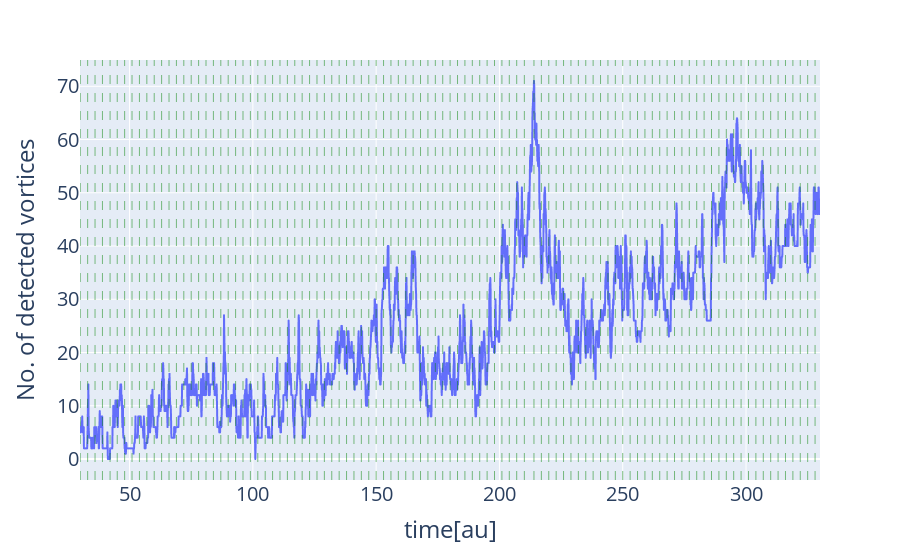

Source (notebook cell):
### Markdown cell above
# Plot presenting number of detected vortices in time

### Code cell
fig = px.line(df_detected)
for t in metrics_time_range:
    fig.add_vline(x=t, line_dash="dash", line_color="green", line_width=0.5)
fig.update_layout(font=dict(size=20))
fig.update_layout(xaxis={'title': 'time[au]'}, 
                  yaxis={'title': 'No. of detected vortices'})
fig.update(layout_showlegend=False)

### Figure 1 — Plotly figure (JSON) as saved in the notebook; plotly's stock layout.template omitted (floating-point values rounded to 4 significant figures; data arrays with more than 128 entries replaced by an {"elided": "..."} marker saying what was removed)
{"data": [{"hovertemplate": "variable=detected<br>time=%{x}<br>value=%{y}<extra></extra>", "legendgroup": "detected", "line": {"color": "#636efa", "dash": "solid"}, "marker": {"symbol": "circle"}, "mode": "lines", "name": "detected", "showlegend": true, "type": "scattergl", "x": {"elided": "3001 float values"}, "xaxis": "x", "y": {"elided": "3001 int values"}, "yaxis": "y"}], "layout": {"font": {"size": 20}, "legend": {"title": {"text": "variable"}, "tracegroupgap": 0}, "margin": {"t": 60}, "shapes": [{"line": {"color": "green", "dash": "dash", "width": 0.5}, "type": "line", "x0": 30, "x1": 30, "xref": "x", "y0": 0, "y1": 1, "yref": "y domain"}, {"line": {"color": "green", "dash": "dash", "width": 0.5}, "type": "line", "x0": 33, "x1": 33, "xref": "x", "y0": 0, "y1": 1, "yref": "y domain"}, {"line": {"color": "green", "dash": "dash", "width": 0.5}, "type": "line", "x0": 36, "x1": 36, "xref": "x", "y0": 0, "y1": 1, "yref": "y domain"}, {"line": {"color": "green", "dash": "dash", "width": 0.5}, "type": "line", "x0": 39, "x1": 39, "xref": "x", "y0": 0, "y1": 1, "yref": "y domain"}, {"line": {"color": "green", "dash": "dash", "width": 0.5}, "type": "line", "x0": 42.1, "x1": 42.1, "xref": "x", "y0": 0, "y1": 1, "yref": "y domain"}, {"line": {"color": "green", "dash": "dash", "width": 0.5}, "type": "line", "x0": 45, "x1": 45, "xref": "x", "y0": 0, "y1": 1, "yref": "y domain"}, {"line": {"color": "green", "dash": "dash", "width": 0.5}, "type": "line", "x0": 48, "x1": 48, "xref": "x", "y0": 0, "y1": 1, "yref": "y domain"}, {"line": {"color": "green", "dash": "dash", "width": 0.5}, "type": "line", "x0": 51, "x1": 51, "xref": "x", "y0": 0, "y1": 1, "yref": "y domain"}, {"line": {"color": "green", "dash": "dash", "width": 0.5}, "type": "line", "x0": 54, "x1": 54, "xref": "x", "y0": 0, "y1": 1, "yref": "y domain"}, {"line": {"color": "green", "dash": "dash", "width": 0.5}, "type": "line", "x0": 57, "x1": 57, "xref": "x", "y0": 0, "y1": 1, "yref": "y domain"}, {"line": {"color": "green", "dash": "dash", "width": 0.5}, "type": "line", "x0": 60, "x1": 60, "xref": "x", "y0": 0, "y1": 1, "yref": "y domain"}, {"line": {"color": "green", "dash": "dash", "width": 0.5}, "type": "line", "x0": 63, "x1": 63, "xref": "x", "y0": 0, "y1": 1, "yref": "y domain"}, {"line": {"color": "green", "dash": "dash", "width": 0.5}, "type": "line", "x0": 66, "x1": 66, "xref": "x", "y0": 0, "y1": 1, "yref": "y domain"}, {"line": {"color": "green", "dash": "dash", "width": 0.5}, "type": "line", "x0": 69, "x1": 69, "xref": "x", "y0": 0, "y1": 1, "yref": "y domain"}, {"line": {"color": "green", "dash": "dash", "width": 0.5}, "type": "line", "x0": 72, "x1": 72, "xref": "x", "y0": 0, "y1": 1, "yref": "y domain"}, {"line": {"color": "green", "dash": "dash", "width": 0.5}, "type": "line", "x0": 75, "x1": 75, "xref": "x", "y0": 0, "y1": 1, "yref": "y domain"}, {"line": {"color": "green", "dash": "dash", "width": 0.5}, "type": "line", "x0": 78, "x1": 78, "xref": "x", "y0": 0, "y1": 1, "yref": "y domain"}, {"line": {"color": "green", "dash": "dash", "width": 0.5}, "type": "line", "x0": 81, "x1": 81, "xref": "x", "y0": 0, "y1": 1, "yref": "y domain"}, {"line": {"color": "green", "dash": "dash", "width": 0.5}, "type": "line", "x0": 84, "x1": 84, "xref": "x", "y0": 0, "y1": 1, "yref": "y domain"}, {"line": {"color": "green", "dash": "dash", "width": 0.5}, "type": "line", "x0": 87, "x1": 87, "xref": "x", "y0": 0, "y1": 1, "yref": "y domain"}, {"line": {"color": "green", "dash": "dash", "width": 0.5}, "type": "line", "x0": 90, "x1": 90, "xref": "x", "y0": 0, "y1": 1, "yref": "y domain"}, {"line": {"color": "green", "dash": "dash", "width": 0.5}, "type": "line", "x0": 93, "x1": 93, "xref": "x", "y0": 0, "y1": 1, "yref": "y domain"}, {"line": {"color": "green", "dash": "dash", "width": 0.5}, "type": "line", "x0": 96, "x1": 96, "xref": "x", "y0": 0, "y1": 1, "yref": "y domain"}, {"line": {"color": "green", "dash": "dash", "width": 0.5}, "type": "line", "x0": 99, "x1": 99, "xref": "x", "y0": 0, "y1": 1, "yref": "y domain"}, {"line": {"color": "green", "dash": "dash", "width": 0.5}, "type": "line", "x0": 102, "x1": 102, "xref": "x", "y0": 0, "y1": 1, "yref": "y domain"}, {"line": {"color": "green", "dash": "dash", "width": 0.5}, "type": "line", "x0": 105, "x1": 105, "xref": "x", "y0": 0, "y1": 1, "yref": "y domain"}, {"line": {"color": "green", "dash": "dash", "width": 0.5}, "type": "line", "x0": 108, "x1": 108, "xref": "x", "y0": 0, "y1": 1, "yref": "y domain"}, {"line": {"color": "green", "dash": "dash", "width": 0.5}, "type": "line", "x0": 111, "x1": 111, "xref": "x", "y0": 0, "y1": 1, "yref": "y domain"}, {"line": {"color": "green", "dash": "dash", "width": 0.5}, "type": "line", "x0": 114, "x1": 114, "xref": "x", "y0": 0, "y1": 1, "yref": "y domain"}, {"line": {"color": "green", "dash": "dash", "width": 0.5}, "type": "line", "x0": 117, "x1": 117, "xref": "x", "y0": 0, "y1": 1, "yref": "y domain"}, {"line": {"color": "green", "dash": "dash", "width": 0.5}, "type": "line", "x0": 120, "x1": 120, "xref": "x", "y0": 0, "y1": 1, "yref": "y domain"}, {"line": {"color": "green", "dash": "dash", "width": 0.5}, "type": "line", "x0": 123, "x1": 123, "xref": "x", "y0": 0, "y1": 1, "yref": "y domain"}, {"line": {"color": "green", "dash": "dash", "width": 0.5}, "type": "line", "x0": 126, "x1": 126, "xref": "x", "y0": 0, "y1": 1, "yref": "y domain"}, {"line": {"color": "green", "dash": "dash", "width": 0.5}, "type": "line", "x0": 129, "x1": 129, "xref": "x", "y0": 0, "y1": 1, "yref": "y domain"}, {"line": {"color": "green", "dash": "dash", "width": 0.5}, "type": "line", "x0": 132, "x1": 132, "xref": "x", "y0": 0, "y1": 1, "yref": "y domain"}, {"line": {"color": "green", "dash": "dash", "width": 0.5}, "type": "line", "x0": 135, "x1": 135, "xref": "x", "y0": 0, "y1": 1, "yref": "y domain"}, {"line": {"color": "green", "dash": "dash", "width": 0.5}, "type": "line", "x0": 138, "x1": 138, "xref": "x", "y0": 0, "y1": 1, "yref": "y domain"}, {"line": {"color": "green", "dash": "dash", "width": 0.5}, "type": "line", "x0": 141, "x1": 141, "xref": "x", "y0": 0, "y1": 1, "yref": "y domain"}, {"line": {"color": "green", "dash": "dash", "width": 0.5}, "type": "line", "x0": 144, "x1": 144, "xref": "x", "y0": 0, "y1": 1, "yref": "y domain"}, {"line": {"color": "green", "dash": "dash", "width": 0.5}, "type": "line", "x0": 147, "x1": 147, "xref": "x", "y0": 0, "y1": 1, "yref": "y domain"}, {"line": {"color": "green", "dash": "dash", "width": 0.5}, "type": "line", "x0": 150, "x1": 150, "xref": "x", "y0": 0, "y1": 1, "yref": "y domain"}, {"line": {"color": "green", "dash": "dash", "width": 0.5}, "type": "line", "x0": 153, "x1": 153, "xref": "x", "y0": 0, "y1": 1, "yref": "y domain"}, {"line": {"color": "green", "dash": "dash", "width": 0.5}, "type": "line", "x0": 156, "x1": 156, "xref": "x", "y0": 0, "y1": 1, "yref": "y domain"}, {"line": {"color": "green", "dash": "dash", "width": 0.5}, "type": "line", "x0": 159, "x1": 159, "xref": "x", "y0": 0, "y1": 1, "yref": "y domain"}, {"line": {"color": "green", "dash": "dash", "width": 0.5}, "type": "line", "x0": 162, "x1": 162, "xref": "x", "y0": 0, "y1": 1, "yref": "y domain"}, {"line": {"color": "green", "dash": "dash", "width": 0.5}, "type": "line", "x0": 165, "x1": 165, "xref": "x", "y0": 0, "y1": 1, "yref": "y domain"}, {"line": {"color": "green", "dash": "dash", "width": 0.5}, "type": "line", "x0": 168, "x1": 168, "xref": "x", "y0": 0, "y1": 1, "yref": "y domain"}, {"line": {"color": "green", "dash": "dash", "width": 0.5}, "type": "line", "x0": 171, "x1": 171, "xref": "x", "y0": 0, "y1": 1, "yref": "y domain"}, {"line": {"color": "green", "dash": "dash", "width": 0.5}, "type": "line", "x0": 174, "x1": 174, "xref": "x", "y0": 0, "y1": 1, "yref": "y domain"}, {"line": {"color": "green", "dash": "dash", "width": 0.5}, "type": "line", "x0": 177, "x1": 177, "xref": "x", "y0": 0, "y1": 1, "yref": "y domain"}, {"line": {"color": "green", "dash": "dash", "width": 0.5}, "type": "line", "x0": 180, "x1": 180, "xref": "x", "y0": 0, "y1": 1, "yref": "y domain"}, {"line": {"color": "green", "dash": "dash", "width": 0.5}, "type": "line", "x0": 183, "x1": 183, "xref": "x", "y0": 0, "y1": 1, "yref": "y domain"}, {"line": {"color": "green", "dash": "dash", "width": 0.5}, "type": "line", "x0": 186, "x1": 186, "xref": "x", "y0": 0, "y1": 1, "yref": "y domain"}, {"line": {"color": "green", "dash": "dash", "width": 0.5}, "type": "line", "x0": 189, "x1": 189, "xref": "x", "y0": 0, "y1": 1, "yref": "y domain"}, {"line": {"color": "green", "dash": "dash", "width": 0.5}, "type": "line", "x0": 192, "x1": 192, "xref": "x", "y0": 0, "y1": 1, "yref": "y domain"}, {"line": {"color": "green", "dash": "dash", "width": 0.5}, "type": "line", "x0": 195, "x1": 195, "xref": "x", "y0": 0, "y1": 1, "yref": "y domain"}, {"line": {"color": "green", "dash": "dash", "width": 0.5}, "type": "line", "x0": 198, "x1": 198, "xref": "x", "y0": 0, "y1": 1, "yref": "y domain"}, {"line": {"color": "green", "dash": "dash", "width": 0.5}, "type": "line", "x0": 201, "x1": 201, "xref": "x", "y0": 0, "y1": 1, "yref": "y domain"}, {"line": {"color": "green", "dash": "dash", "width": 0.5}, "type": "line", "x0": 204, "x1": 204, "xref": "x", "y0": 0, "y1": 1, "yref": "y domain"}, {"line": {"color": "green", "dash": "dash", "width": 0.5}, "type": "line", "x0": 207, "x1": 207, "xref": "x", "y0": 0, "y1": 1, "yref": "y domain"}, {"line": {"color": "green", "dash": "dash", "width": 0.5}, "type": "line", "x0": 210.1, "x1": 210.1, "xref": "x", "y0": 0, "y1": 1, "yref": "y domain"}, {"line": {"color": "green", "dash": "dash", "width": 0.5}, "type": "line", "x0": 214, "x1": 214, "xref": "x", "y0": 0, "y1": 1, "yref": "y domain"}, {"line": {"color": "green", "dash": "dash", "width": 0.5}, "type": "line", "x0": 217, "x1": 217, "xref": "x", "y0": 0, "y1": 1, "yref": "y domain"}, {"line": {"color": "green", "dash": "dash", "width": 0.5}, "type": "line", "x0": 220, "x1": 220, "xref": "x", "y0": 0, "y1": 1, "yref": "y domain"}, {"line": {"color": "green", "dash": "dash", "width": 0.5}, "type": "line", "x0": 223, "x1": 223, "xref": "x", "y0": 0, "y1": 1, "yref": "y domain"}, {"line": {"color": "green", "dash": "dash", "width": 0.5}, "type": "line", "x0": 226, "x1": 226, "xref": "x", "y0": 0, "y1": 1, "yref": "y domain"}, {"line": {"color": "green", "dash": "dash", "width": 0.5}, "type": "line", "x0": 229, "x1": 229, "xref": "x", "y0": 0, "y1": 1, "yref": "y domain"}, {"line": {"color": "green", "dash": "dash", "width": 0.5}, "type": "line", "x0": 232, "x1": 232, "xref": "x", "y0": 0, "y1": 1, "yref": "y domain"}, {"line": {"color": "green", "dash": "dash", "width": 0.5}, "type": "line", "x0": 235, "x1": 235, "xref": "x", "y0": 0, "y1": 1, "yref": "y domain"}, {"line": {"color": "green", "dash": "dash", "width": 0.5}, "type": "line", "x0": 238, "x1": 238, "xref": "x", "y0": 0, "y1": 1, "yref": "y domain"}, {"line": {"color": "green", "dash": "dash", "width": 0.5}, "type": "line", "x0": 241, "x1": 241, "xref": "x", "y0": 0, "y1": 1, "yref": "y domain"}, {"line": {"color": "green", "dash": "dash", "width": 0.5}, "type": "line", "x0": 244, "x1": 244, "xref": "x", "y0": 0, "y1": 1, "yref": "y domain"}, {"line": {"color": "green", "dash": "dash", "width": 0.5}, "type": "line", "x0": 247, "x1": 247, "xref": "x", "y0": 0, "y1": 1, "yref": "y domain"}, {"line": {"color": "green", "dash": "dash", "width": 0.5}, "type": "line", "x0": 250, "x1": 250, "xref": "x", "y0": 0, "y1": 1, "yref": "y domain"}, {"line": {"color": "green", "dash": "dash", "width": 0.5}, "type": "line", "x0": 253, "x1": 253, "xref": "x", "y0": 0, "y1": 1, "yref": "y domain"}, {"line": {"color": "green", "dash": "dash", "width": 0.5}, "type": "line", "x0": 256, "x1": 256, "xref": "x", "y0": 0, "y1": 1, "yref": "y domain"}, {"line": {"color": "green", "dash": "dash", "width": 0.5}, "type": "line", "x0": 259, "x1": 259, "xref": "x", "y0": 0, "y1": 1, "yref": "y domain"}, {"line": {"color": "green", "dash": "dash", "width": 0.5}, "type": "line", "x0": 262, "x1": 262, "xref": "x", "y0": 0, "y1": 1, "yref": "y domain"}, {"line": {"color": "green", "dash": "dash", "width": 0.5}, "type": "line", "x0": 265, "x1": 265, "xref": "x", "y0": 0, "y1": 1, "yref": "y domain"}, {"line": {"color": "green", "dash": "dash", "width": 0.5}, "type": "line", "x0": 268, "x1": 268, "xref": "x", "y0": 0, "y1": 1, "yref": "y domain"}, {"line": {"color": "green", "dash": "dash", "width": 0.5}, "type": "line", "x0": 271, "x1": 271, "xref": "x", "y0": 0, "y1": 1, "yref": "y domain"}, {"line": {"color": "green", "dash": "dash", "width": 0.5}, "type": "line", "x0": 274, "x1": 274, "xref": "x", "y0": 0, "y1": 1, "yref": "y domain"}, {"line": {"color": "green", "dash": "dash", "width": 0.5}, "type": "line", "x0": 277, "x1": 277, "xref": "x", "y0": 0, "y1": 1, "yref": "y domain"}, {"line": {"color": "green", "dash": "dash", "width": 0.5}, "type": "line", "x0": 280, "x1": 280, "xref": "x", "y0": 0, "y1": 1, "yref": "y domain"}, {"line": {"color": "green", "dash": "dash", "width": 0.5}, "type": "line", "x0": 283, "x1": 283, "xref": "x", "y0": 0, "y1": 1, "yref": "y domain"}, {"line": {"color": "green", "dash": "dash", "width": 0.5}, "type": "line", "x0": 286, "x1": 286, "xref": "x", "y0": 0, "y1": 1, "yref": "y domain"}, {"line": {"color": "green", "dash": "dash", "width": 0.5}, "type": "line", "x0": 289, "x1": 289, "xref": "x", "y0": 0, "y1": 1, "yref": "y domain"}, {"line": {"color": "green", "dash": "dash", "width": 0.5}, "type": "line", "x0": 292, "x1": 292, "xref": "x", "y0": 0, "y1": 1, "yref": "y domain"}, {"line": {"color": "green", "dash": "dash", "width": 0.5}, "type": "line", "x0": 295, "x1": 295, "xref": "x", "y0": 0, "y1": 1, "yref": "y domain"}, {"line": {"color": "green", "dash": "dash", "width": 0.5}, "type": "line", "x0": 298, "x1": 298, "xref": "x", "y0": 0, "y1": 1, "yref": "y domain"}, {"line": {"color": "green", "dash": "dash", "width": 0.5}, "type": "line", "x0": 301, "x1": 301, "xref": "x", "y0": 0, "y1": 1, "yref": "y domain"}, {"line": {"color": "green", "dash": "dash", "width": 0.5}, "type": "line", "x0": 304, "x1": 304, "xref": "x", "y0": 0, "y1": 1, "yref": "y domain"}, {"line": {"color": "green", "dash": "dash", "width": 0.5}, "type": "line", "x0": 307, "x1": 307, "xref": "x", "y0": 0, "y1": 1, "yref": "y domain"}, {"line": {"color": "green", "dash": "dash", "width": 0.5}, "type": "line", "x0": 310, "x1": 310, "xref": "x", "y0": 0, "y1": 1, "yref": "y domain"}, {"line": {"color": "green", "dash": "dash", "width": 0.5}, "type": "line", "x0": 313, "x1": 313, "xref": "x", "y0": 0, "y1": 1, "yref": "y domain"}, {"line": {"color": "green", "dash": "dash", "width": 0.5}, "type": "line", "x0": 316, "x1": 316, "xref": "x", "y0": 0, "y1": 1, "yref": "y domain"}, {"line": {"color": "green", "dash": "dash", "width": 0.5}, "type": "line", "x0": 319, "x1": 319, "xref": "x", "y0": 0, "y1": 1, "yref": "y domain"}, {"line": {"color": "green", "dash": "dash", "width": 0.5}, "type": "line", "x0": 322, "x1": 322, "xref": "x", "y0": 0, "y1": 1, "yref": "y domain"}, {"line": {"color": "green", "dash": "dash", "width": 0.5}, "type": "line", "x0": 325, "x1": 325, "xref": "x", "y0": 0, "y1": 1, "yref": "y domain"}, {"line": {"color": "green", "dash": "dash", "width": 0.5}, "type": "line", "x0": 328, "x1": 328, "xref": "x", "y0": 0, "y1": 1, "yref": "y domain"}], "showlegend": false, "xaxis": {"anchor": "y", "domain": [0, 1], "title": {"text": "time[au]"}}, "yaxis": {"anchor": "x", "domain": [0, 1], "title": {"text": "No. of detected vortices"}}}}
